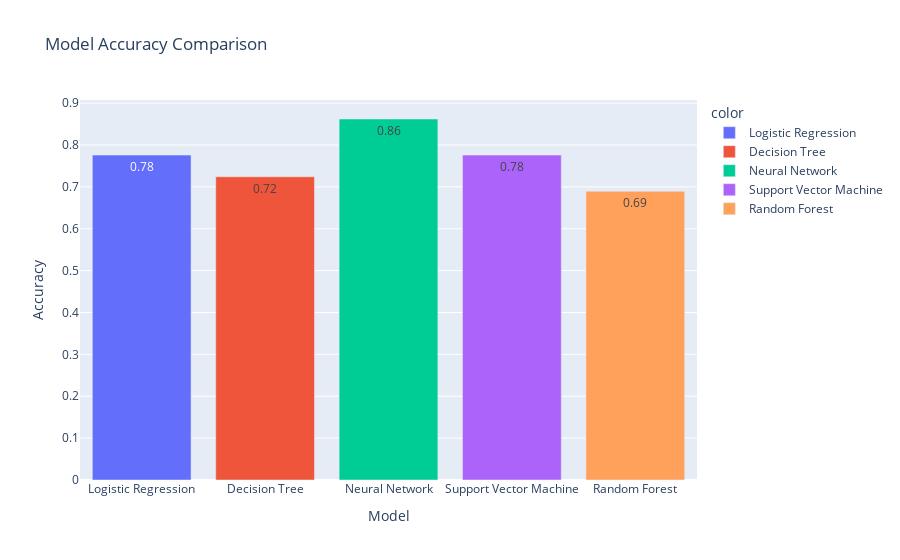

The notebook cell this image was saved under:
### Code cell
accuracy_values = [log_acc, dec_acc, mlp_acc, svm_acc, rf_acc]


fig = px.bar(
    x=["Logistic Regression", "Decision Tree", "Neural Network", "Support Vector Machine", "Random Forest"],
    y=accuracy_values,
    color=["Logistic Regression", "Decision Tree", "Neural Network", "Support Vector Machine", "Random Forest"],
    labels={'x': "Model", 'y': "Accuracy"},
    title="Model Accuracy Comparison",
    text=[f'{value:.2f}' for value in accuracy_values],  # Format text with 2 decimal places
    
)

fig.show()

### Figure 1 — Plotly figure (JSON) as saved in the notebook; plotly's stock layout.template omitted (floating-point values rounded to 4 significant figures)
{"data": [{"alignmentgroup": "True", "hovertemplate": "color=Logistic Regression<br>Model=%{x}<br>Accuracy=%{y}<br>text=%{text}<extra></extra>", "legendgroup": "Logistic Regression", "marker": {"color": "#636efa", "pattern": {"shape": ""}}, "name": "Logistic Regression", "offsetgroup": "Logistic Regression", "orientation": "v", "showlegend": true, "text": ["0.78"], "textposition": "auto", "type": "bar", "x": ["Logistic Regression"], "xaxis": "x", "y": [0.7759], "yaxis": "y"}, {"alignmentgroup": "True", "hovertemplate": "color=Decision Tree<br>Model=%{x}<br>Accuracy=%{y}<br>text=%{text}<extra></extra>", "legendgroup": "Decision Tree", "marker": {"color": "#EF553B", "pattern": {"shape": ""}}, "name": "Decision Tree", "offsetgroup": "Decision Tree", "orientation": "v", "showlegend": true, "text": ["0.72"], "textposition": "auto", "type": "bar", "x": ["Decision Tree"], "xaxis": "x", "y": [0.7241], "yaxis": "y"}, {"alignmentgroup": "True", "hovertemplate": "color=Neural Network<br>Model=%{x}<br>Accuracy=%{y}<br>text=%{text}<extra></extra>", "legendgroup": "Neural Network", "marker": {"color": "#00cc96", "pattern": {"shape": ""}}, "name": "Neural Network", "offsetgroup": "Neural Network", "orientation": "v", "showlegend": true, "text": ["0.86"], "textposition": "auto", "type": "bar", "x": ["Neural Network"], "xaxis": "x", "y": [0.8621], "yaxis": "y"}, {"alignmentgroup": "True", "hovertemplate": "color=Support Vector Machine<br>Model=%{x}<br>Accuracy=%{y}<br>text=%{text}<extra></extra>", "legendgroup": "Support Vector Machine", "marker": {"color": "#ab63fa", "pattern": {"shape": ""}}, "name": "Support Vector Machine", "offsetgroup": "Support Vector Machine", "orientation": "v", "showlegend": true, "text": ["0.78"], "textposition": "auto", "type": "bar", "x": ["Support Vector Machine"], "xaxis": "x", "y": [0.7759], "yaxis": "y"}, {"alignmentgroup": "True", "hovertemplate": "color=Random Forest<br>Model=%{x}<br>Accuracy=%{y}<br>text=%{text}<extra></extra>", "legendgroup": "Random Forest", "marker": {"color": "#FFA15A", "pattern": {"shape": ""}}, "name": "Random Forest", "offsetgroup": "Random Forest", "orientation": "v", "showlegend": true, "text": ["0.69"], "textposition": "auto", "type": "bar", "x": ["Random Forest"], "xaxis": "x", "y": [0.6897], "yaxis": "y"}], "layout": {"barmode": "relative", "legend": {"title": {"text": "color"}, "tracegroupgap": 0}, "title": {"text": "Model Accuracy Comparison"}, "xaxis": {"anchor": "y", "domain": [0, 1], "title": {"text": "Model"}}, "yaxis": {"anchor": "x", "domain": [0, 1], "title": {"text": "Accuracy"}}}}
